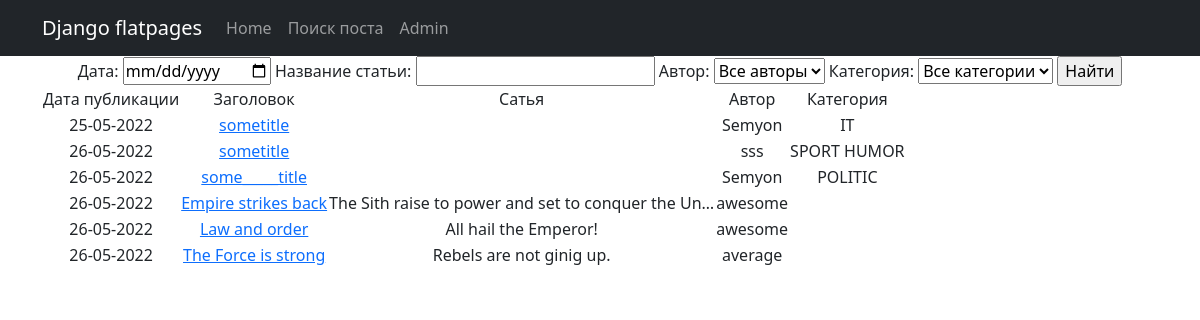
Page /news/search/ on the earlier database version.
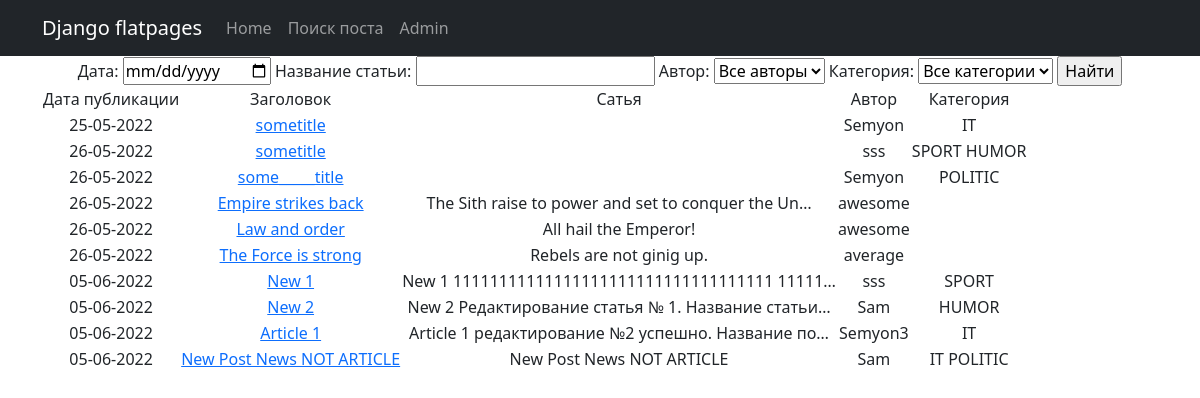
Same page on the later database version.
### news/models.py (models this page shows, shortened)
class Post(models.Model):
    author = models.ForeignKey(Author, on_delete=models.CASCADE)
    NEWS = 'NW'
    ARTICLE = 'AR'
    CAT_CHOICES = (
        (NEWS, 'Новость'),
        (ARTICLE, 'Статья'),
    )
    type = models.CharField(max_length=2, choices=CAT_CHOICES, default=ARTICLE)
    date = models.DateTimeField(auto_now_add=True)
    category = models.ManyToManyField(Category, through='PostCategory')
    text = models.TextField(default='')
    title = models.CharField(max_length=255)
    rating = models.SmallIntegerField(default=0)

class Author(models.Model):
    username = models.OneToOneField(User, on_delete=models.CASCADE)
    rating = models.SmallIntegerField(default=0)
    def __str__(self):
        return f'{self.username}'

class Category(models.Model):
    name = models.CharField(max_length=255, unique=True)
    def __str__(self):
        return f'{self.name}'

### news/views.py (the view)
# urls.py: path('search/', PostSearch.as_view(), name='search'),
class PostSearch(ListView):
    template_name = 'search.html'
    context_object_name = 'posts'
    queryset = Post.objects.all()
    def get_context_data(self, **kwargs):  # забираем отфильтрованные объекты переопределяя метод get_context_data у наследуемого класса (привет, полиморфизм, мы скучали!!!)
        context = super().get_context_data(**kwargs)
        context['filter'] = PostFilter(self.request.GET, queryset=super().get_queryset())  # вписываем наш фильтр в контекст
        context['categories'] = Category.objects.all()
        context['form'] = PostForm
        return context
    def get_queryset(self):
        queryset = super().get_queryset()
        self.filterset = PostFilter(self.request.GET, queryset)
        return self.filterset.qs

### templates/search.html (shortened to what this page needs)
{% extends 'flatpages/default.html' %}
{% load custom_tags %}
{% block content %}
    <form method="GET">
        {{ filter.form }}
        <input type="submit" value="Найти">
    </form>
    {% if posts %}
        <table>
            <tr>
                <td>Дата публикации</td>
                <td>Заголовок</td>
                <td>Сатья</td>
                <td>Автор</td>
                <td>Категория</td>
            </tr>
            {% for new in posts %}
                <tr>
                    <td>{{ new.date|date:'d-m-Y' }}</td>
                    <td><a href="{% url 'new_search' new.id %}">{{ new.title }}</a></td>
                    <td>{{ new.text|truncatechars:50 }}</td>
                    <td>{{ new.author.username }}</td>
                    <td>
                        {% for category in new.category.all %}
                            {{ category }}
                        {% endfor %}
                    </td>
                </tr>
            {% endfor %}
        </table>
    {% else %}
        <h2>НОВОСТЕЙ НЕТ!</h2>
    {% endif %}
{% endblock content %}

Differences in the rows shown:
added Post: date "05-06-2022", title "New 1", text "New 1 11111111111111111111111111111111111 11111…", author.username "sss", Category (name "SPORT")
added Post: date "05-06-2022", title "New 2", text "New 2 Редактирование статья № 1. Название статьи…", author.username "Sam", Category (name "HUMOR")
added Post: date "05-06-2022", title "Article 1", text "Article 1 редактирование №2 успешно. Название по…", author.username "Semyon3", Category (name "IT")
added Post: date "05-06-2022", title "New Post News NOT ARTICLE", text "New Post News NOT ARTICLE", author.username "Sam", Category (name "IT"), Category (name "POLITIC")
